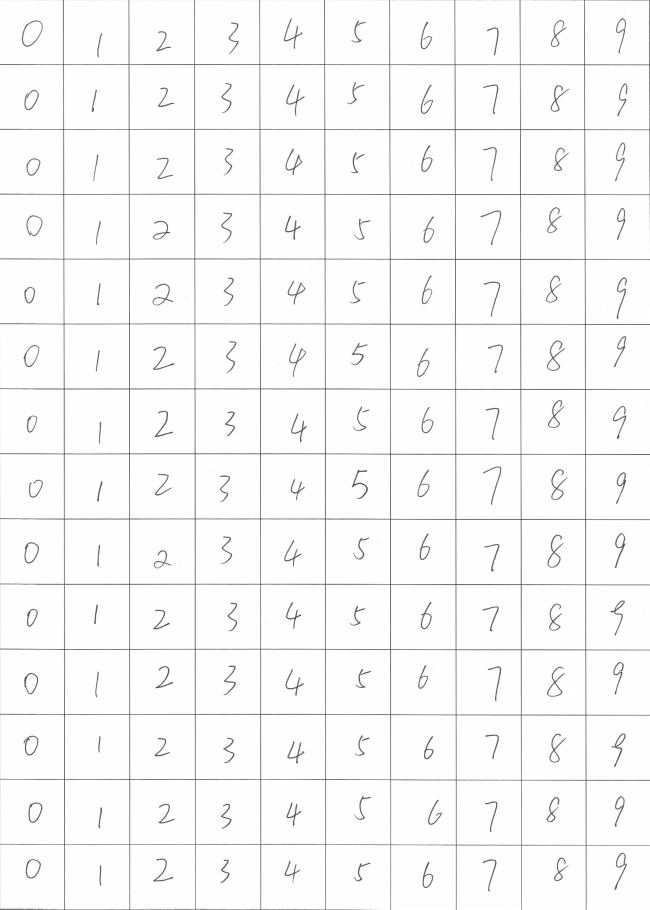
#> input picture num_general.jpg, 2599 x 3637 px, found by its file name (shown at 1/4 size)
$ jupyter execute --allow-errors num_seg_and_aug.ipynb
#> lines starting #> are read from the running program, lines starting #| are printed output that depends on the picture
<font size=5>将手写数字总图分割为各个数字小图

[cell 1]
import cv2
import numpy as np
import os
import shutil

[cell 2]
pic_path = 'C:/Users/liu_w/Desktop/num_general.jpg' # 分割的图片的位置
pic_target = 'C:/Users/liu_w/Desktop/num_seg/' # 分割后的图片保存的文件夹
if not os.path.exists(pic_target):  #判断是否存在文件夹如果不存在则创建为文件夹
    os.makedirs(pic_target)
#要分割后的尺寸
#原图为2599×3637，14行×10列
cut_width = 2599//10
cut_length = 3637//14
# 读取要分割的图片，以及其尺寸等数据
picture = cv2.imread(pic_path)
#> picture is the input picture: shape (3637, 2599, 3); min 24, max 255, mean 248.3
(width, length, depth) = picture.shape
#> width = 3637; length = 2599; depth = 3
# 预处理生成0矩阵
pic = np.zeros((cut_width, cut_length, depth))
# 计算可以划分的横纵的个数
num_width = int(width / cut_width)
#> num_width = 14
num_length = int(length / cut_length)
#> num_length = 10
# for循环迭代生成
for i in range(0, num_width):
    for j in range(0, num_length):
        pic = picture[i*cut_width : (i+1)*cut_width, j*cut_length : (j+1)*cut_length, :]
        result_path = pic_target + '{}+{}.png'.format(j, i) #将列号置前，以便后续整理图片至对应文件夹
        cv2.imwrite(result_path, pic)
#> this loop made 14 passes
#> pass 1, `cv2.imwrite(result_path, pic)`:
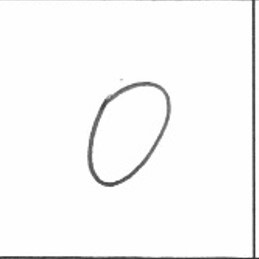
#> saved as 0+0.png: shape (259, 259, 3); min 41, max 255, mean 247.7
#> pass 1, `cv2.imwrite(result_path, pic)`:
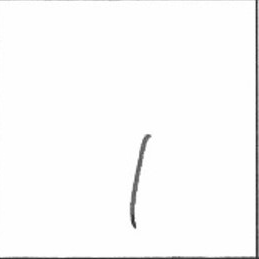
#> saved as 1+0.png: shape (259, 259, 3); min 40, max 255, mean 249.7
#> pass 1, `cv2.imwrite(result_path, pic)`:
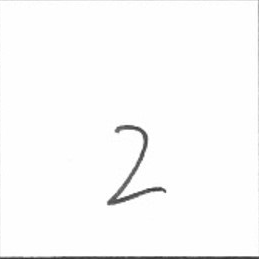
#> saved as 2+0.png: shape (259, 259, 3); min 50, max 255, mean 250.2
#> pass 1, `cv2.imwrite(result_path, pic)`:
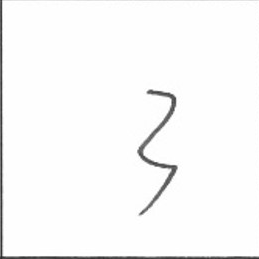
#> saved as 3+0.png: shape (259, 259, 3); min 43, max 255, mean 248.6

print("done!!!")
